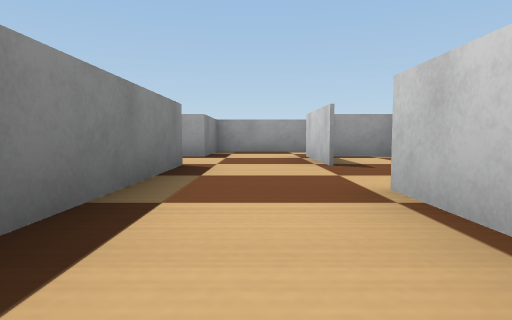
[1] (above)

16 first-person views from a walk through a Webots world. The camera is 0.07 m above the floor, tilts 4° down and sees 75° across. The floor is counted in squares, 0.2 m on a side. Each view is taken from the middle of a square. On the plan, view 1 faces up. The plan holds only what a view shows up to about 9 squares ahead; the rest is blank. The place goes on beyond the plan. The robots in the file are not drawn. Simple shapes and patterns stand in for the simulator's stock objects.

[2]
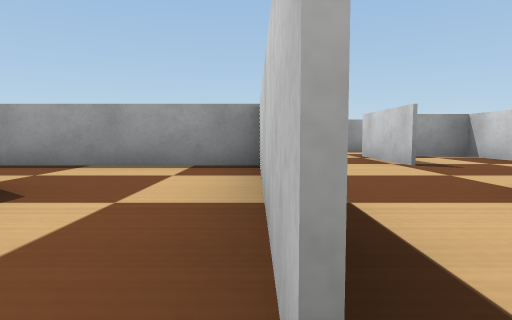

[3]
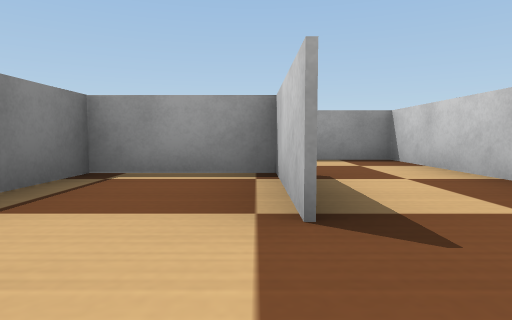

[4]
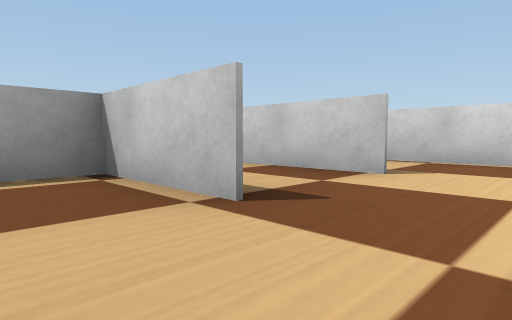

[5]
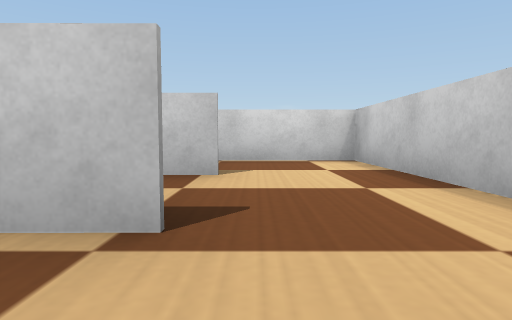

[6]
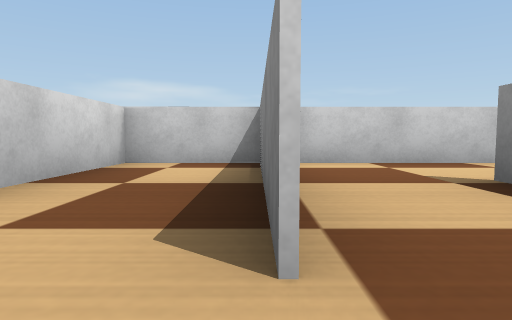

[7]
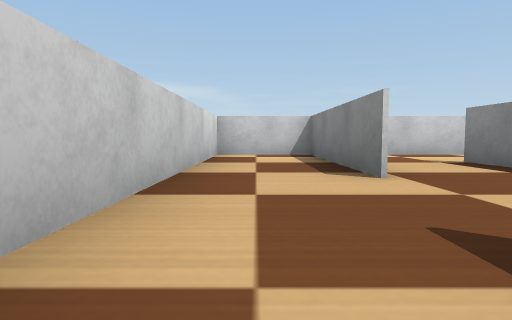

[8]
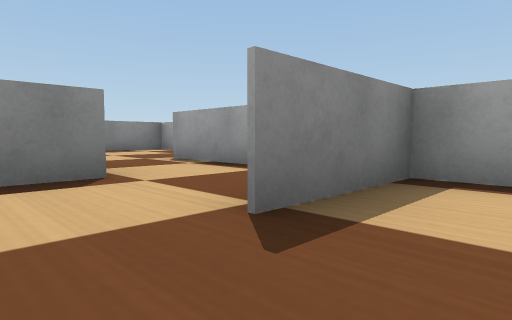

[9]
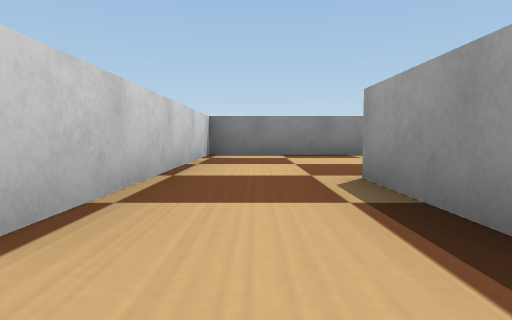

[10]
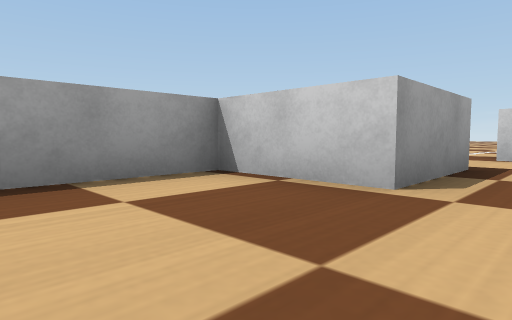

[11]
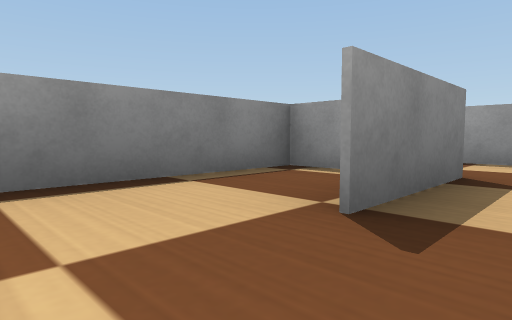

[12]
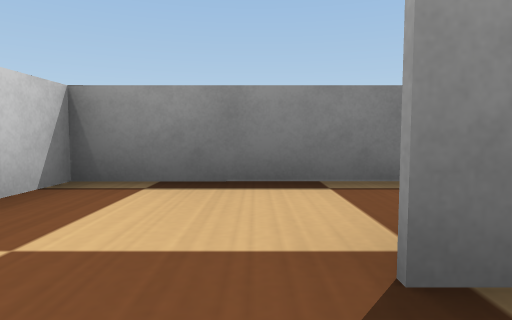

[13]
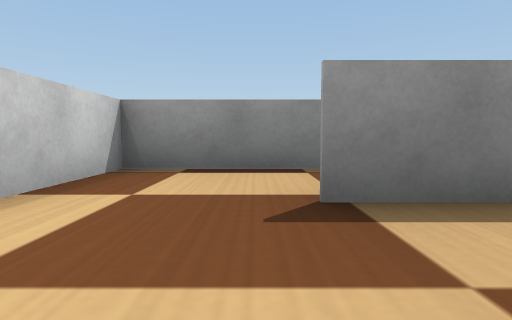

[14]
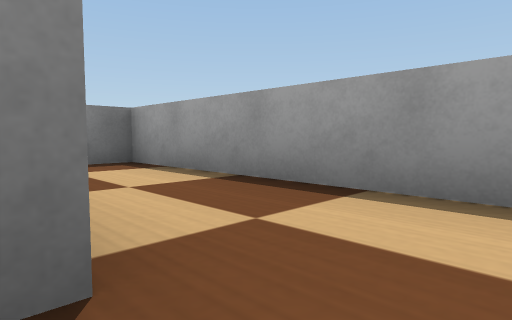

[15]
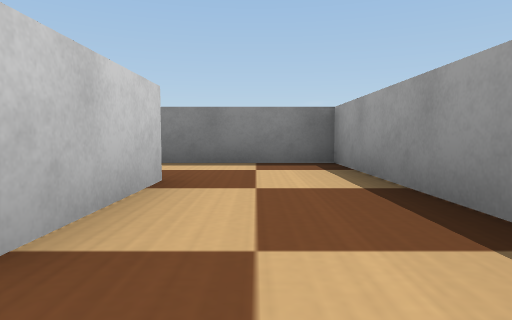

[16]
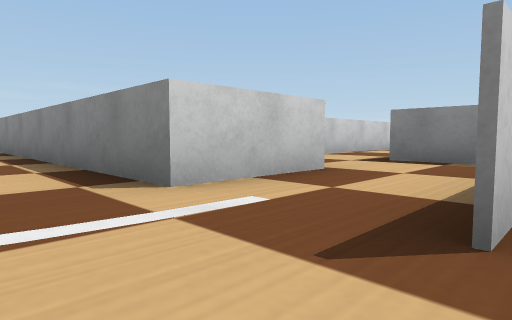

### Floor plan
Ten units are one square. View 1 is at (0, 0); x grows to the right and y downward. Boxes are objects, and circles mark ways between rooms. Rooms are numbered by the first view taken in them; rooms with no view inside come last. Other rooms are left out.
<svg viewBox="-70 -83 145 128">
<path fill="none" stroke="#000" d="M-9 -24 -9 -2M-5 14 10 14M9 15 9 -22M-28 -2 -28 -22 -46 -22 -46 15 -5 14M-10 -2 -10 -24M-28 -22 -28 -2M9 -22 9 15M10 14 27 14 27 -59 9 -59 9 -40M-9 -59 -28 -59M9 -40 9 -60M-36 -41 -9 -41 -9 -24M-65 -74 -65 -39M-28 -59 -28 -77 -60 -77M-65 -41 -36 -41M-48 -22 -28 -22M-65 -39 -65 -17M-10 -24 -10 -41 -65 -40M9 -60 28 -60 28 11M24 -78 29 -78M15 -77 5 -77M5 -77 -9 -77 -9 -59"/>
<circle cx="-10" cy="0" r="3" fill="#2a7"/>
<circle cx="0" cy="-15" r="3" fill="#2a7"/>
<circle cx="-20" cy="-15" r="3" fill="#2a7"/>
<circle cx="10" cy="-35" r="3" fill="#2a7"/>
<circle cx="-30" cy="-50" r="3" fill="#2a7"/>
<circle cx="0" cy="-60" r="3" fill="#2a7"/>
<circle cx="15" cy="-70" r="3" fill="#2a7"/>
<text x="0" y="-10">1</text>
<text x="-30" y="0">2</text>
<text x="20" y="-30">3</text>
<text x="-10" y="-50">4</text>
<text x="-50" y="-60">5</text>
<text x="-40" y="-30">6</text>
<text x="70" y="40">7</text>
<text x="0" y="-70">8</text>
</svg>
Room 1 opens to room 2. Room 1 opens to room 4. Room 2 opens to room 6. Room 3 opens to room 4. Room 4 opens to room 5. Room 4 opens to room 8. Room 7 opens to room 8.

Where each view was taken, in squares from view 1:
view 1: 0 up, 0 right, facing up
view 2: 0 up, 1 left, facing up
view 3: 1 down, 3 left, facing up
view 4: 1 down, 4 left, facing up-right
view 5: 0 up, 4 left, facing right
view 6: 3 up, 1 right, facing down
view 7: 5 up, 2 right, facing down
view 8: 3 up, 2 right, facing up-left
view 9: 5 up, 0 right, facing left
view 10: 5 up, 5 left, facing up-right
view 11: 1 down, 2 left, facing up-left
view 12: 0 up, 2 left, facing left
view 13: 0 up, 1 left, facing left
view 14: 2 up, 2 left, facing up-left
view 15: 3 up, 2 left, facing left
view 16: 8 up, 4 right, facing down-left
